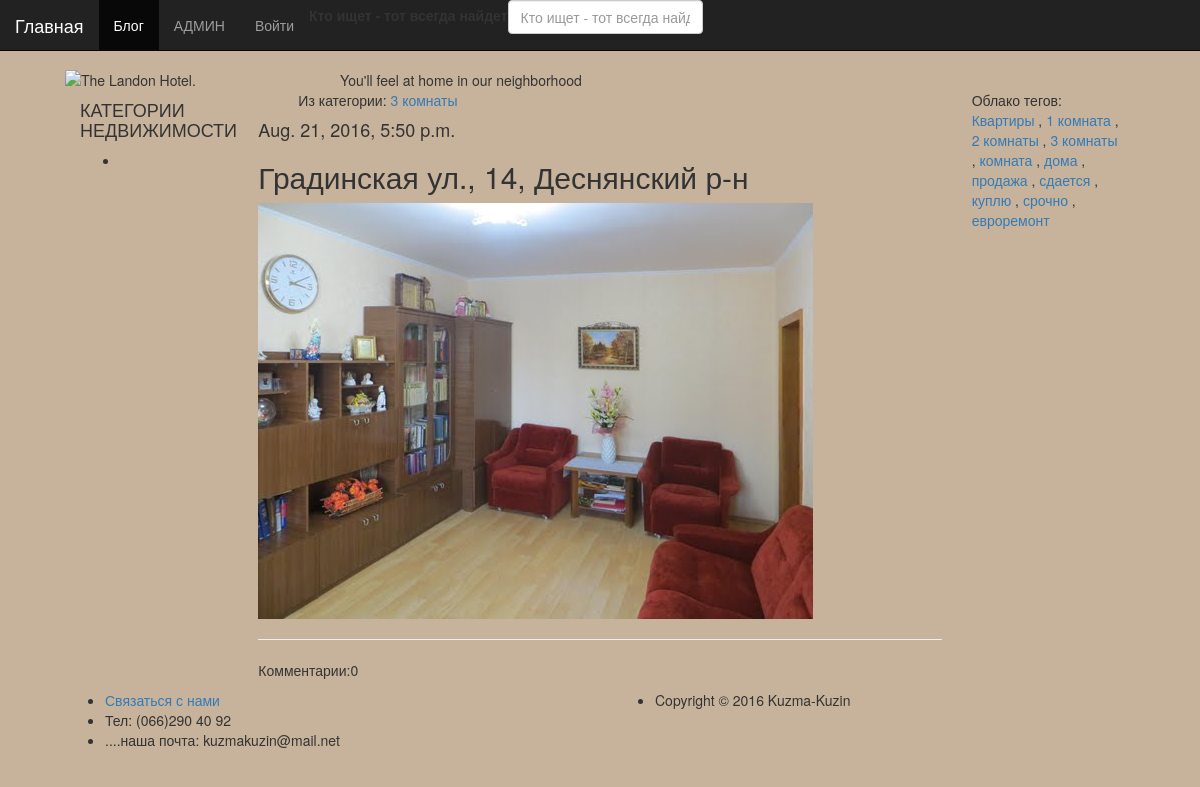
The app's page /articles/get/9/ with its own data.
### article/models.py (models this page shows, shortened)
class Article(models.Model):
    article_title = models.CharField(max_length=200)
    article_image = models.ImageField(null=True, blank=True, upload_to="images/", verbose_name="Изображения")
    article_video = EmbedVideoField(null=True, blank= True, verbose_name="Видео")
    article_text_min = tinymce_model.HTMLField(verbose_name="Краткое описание")
    article_text = tinymce_model.HTMLField(verbose_name="Подробное описание")
    article_date = models.DateTimeField()
    article_likes = models.IntegerField(default=0)
    article_category = TreeForeignKey(Category, blank=True, null=True, related_name='cat')
    article_author = models.ForeignKey(Author, max_length=150, verbose_name="Риелтор")
    keywords = models.ManyToManyField(Keywords, related_name='keywords', related_query_name='keyword', verbose_name='Ключевые слова поиска')
    cloudtegs = models.ManyToManyField(Cloudtegs, related_name='cloudtegs', related_query_name='cloudteg', verbose_name='Ключевые слова')
    article_main_data = tinymce_model.HTMLField(verbose_name="Главное о недвижимости")
    article_address = tinymce_model.HTMLField(verbose_name="Адрес")
    class Meta():
        db_table = 'article'
        ordering = ['article_title']
        verbose_name = "Объект недвижимости"
        verbose_name_plural = "Объекты недвижимости"
    def bit(self):
        if self.article_image:
            return u'<img src="%s" width="50px">' % self.article_image.url
        else:
            return "Нет изображения"
    bit.short_desription= "Изображение"
    bit.allow_tags = True

class Category(MPTTModel):
    class Meta():
        db_table = 'category'
        verbose_name_plural = 'Категории'
        verbose_name = 'Категория'
        ordering = ('tree_id', 'level')
    name = models.CharField(max_length=150, verbose_name='Категория')
    parent = TreeForeignKey('self', null=True, blank=True, related_name='children', verbose_name='Родительский класс')
    def __str__(self):
        return self.name
    class MPTTMeta:
        order_insertion_by = ['name']

class Cloudtegs(models.Model):
    class Meta():
        db_table = 'cloudtegs'
        verbose_name = "тег"
        verbose_name_plural = "Облако тегов"
    name = models.CharField(max_length=50, unique=True, verbose_name='Теги')
    def __str__(self):
        return self.name

### article/views.py (the view)
# urls.py: url(r'^articles/get/(?P<article_id>\d+)/$', views.article),
def article(request, article_id=1):
    keywords_form = KeywordsForm
    comment_form = CommentForm
    args = {}
    args.update(csrf(request))
    args['projects'] = Category.objects.all()
    args['article'] = Article.objects.get(id=article_id)
    args['category'] = Category.objects.filter(id=article_id)
    args['comments'] = Comments.objects.filter(comments_article_id=article_id)
    args['n_comments'] = args['comments'].count()
    args['form'] = comment_form
    args['username'] = auth.get_user(request).username
    args['keywords'] = Keywords.objects.all()
    args['cloudtegs'] = Cloudtegs.objects.all()
    args['authors'] = Author.objects.all()
    args['form_keywords'] = keywords_form
    return render_to_response('article.html', args)

### article/templates/article.html (shortened to what this page needs)
{% extends 'main.html' %}
{% load embed_video_tags %}
{% load mptt_tags %}
{% load i18n mptt_tags %}
{% block article %}
<ul class="right">
    Из категории:
    <a href="/category/get/{{ article.article_category.id }}">
        {{ article.article_category }}
    </a>
</ul>
<h4>
    {{ article.article_date }}
</h4>
<h2>
    {{ article.article_title }}
</h2>
    {% if article.article_image %}
        <div>
            <img src="{{ article.article_image.url }}">
        </div>
    {% endif %}
<hr>
<div class="large-offset-1 large-8 columns">
<p>Комментарии:{{ n_comments }}</p>
 </div>
{%  endblock %}

### article/templates/main.html (shortened to what this page needs)
﻿{% load staticfiles %}
{% load bootstrap3 %}
{% load mptt_tags %}
{% load i18n mptt_tags %}
<!DOCTYPE html>
<html>
    <head>
        {% bootstrap_css %}
    <link href="{% static 'css/mystyle.css' %}" rel="stylesheet">
    </head>
    <body>
        <div class="container-fluid">
            <header class="row">
			    <div class="col-sm-3 logo"><img src="../images/logo.png" alt="The Landon Hotel. "></div>
			    <div class="col-sm-9 tagline">You'll feel at home in our neighborhood</div>
		    </header>
            <div class="row">
                <nav class="navbar navbar-inverse navbar-fixed-top">
                    <div class="container-fluid">
                        <div class="navbar-header">
                            <a class="navbar-brand" href="{% url 'home' %}">Главная</a>
                         </div>
                         <div id="navbar" class="collapse navbar-collapse">
                               <ul class="nav navbar-nav">
                                   <li class="active"><a href="{% url '/' %}">Блог</a></li>
                                   <li><a href="/admin/">АДМИН</a></li>
                                   <li>
                                       {% if username %}
                                           <a href="/auth/logout/">Выйти ({{ username }})</a>
                                       {% else %}
                                           <a href="/auth/login/">Войти</a>
                                       {% endif %}
                                   </li>
                                   <li class="float-right">
                                       <form class="form-inline" action="/keyword/" method="post">
                                           {% bootstrap_form form_keywords %}
                                       </form>
                                   </li>
                               </ul>
                         </div>
                    </div>
                </nav>
            </div>
            <div class="row">
                <div class="col-md-12">
                    <div class="col-md-2">
                        <h4>КАТЕГОРИИ НЕДВИЖИМОСТИ</h4>
                        <ul>
                            {% recursetree projects %}
                                <li>
                                </li>
                            {% endrecursetree %}
                        </ul>
                    </div>
                    <div class="col-md-8">
                        {% block article %}{% endblock %}
                    </div>
                    <div class="col-md-2">
                        Облако тегов:
                         {% for cloudteg in cloudtegs %}
                             <a class="fones-text" href="/cloudteg/{{ cloudteg.id }}">
                                 {{ cloudteg }}
                             </a>
                             {% if not forloop.last %}, {% endif %}
                         {% endfor %}
                    </div>
                </div>
            </div>
            <footer>
                <div class="row">
                    <div class="col-md-6">
                        <ul>
                            <li><a href="#">Связаться с нами</a></li>
                            <li>Тел: (066)290 40 92</li>
                            <li>....наша почта: kuzmakuzin@mail.net</li>
                        </ul>
                    </div>
                    <div class="col-md-6">
                        <ul>
                            <li>Copyright © 2016 Kuzma-Kuzin</li>
                        </ul>
                    </div>
                </div>
            </footer>
        </div>
    </body>
</html>

### secondapp/dev_static/css/mystyle.css (style rules this page uses)
body { background: #c7b39b; padding: 50px; }

### records on screen
Article: article_category "3 комнаты", article_date "Aug. 21, 2016, 5:50 p.m.", article_title "Градинская ул., 14, Деснянский р-н", article_image (picture)
Cloudtegs: name "Квартиры"
Cloudtegs: name "1 комната"
Cloudtegs: name "2 комнаты"
Cloudtegs: name "3 комнаты"
Cloudtegs: name "комната"
Cloudtegs: name "дома"
Cloudtegs: name "продажа"
Cloudtegs: name "сдается"
Cloudtegs: name "куплю"
Cloudtegs: name "срочно"
Cloudtegs: name "евроремонт"

### other values on screen
{{ n_comments }} "0"
